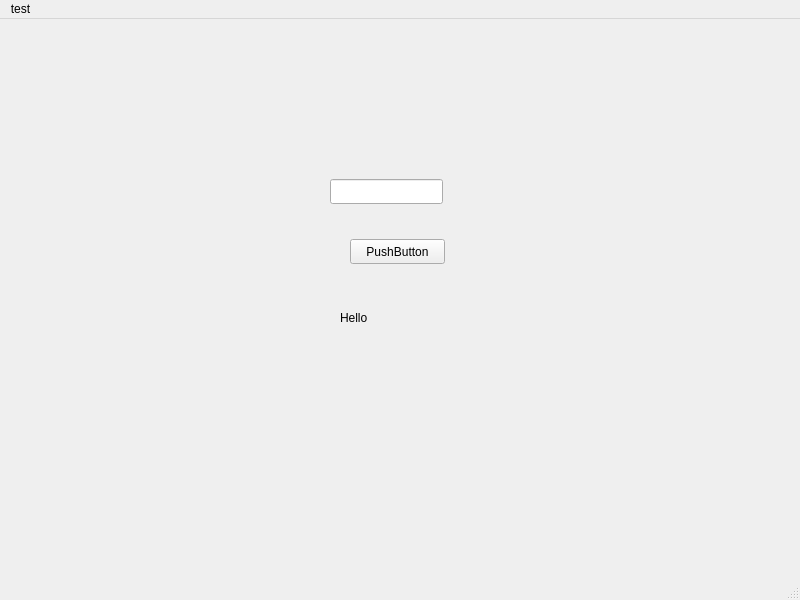
<?xml version="1.0" encoding="UTF-8"?>
<ui version="4.0">
 <class>MainWindow</class>
 <widget class="QMainWindow" name="MainWindow">
  <property name="geometry">
   <rect>
    <x>0</x>
    <y>0</y>
    <width>800</width>
    <height>600</height>
   </rect>
  </property>
  <property name="windowTitle">
   <string>MainWindow</string>
  </property>
  <widget class="QWidget" name="centralwidget">
   <widget class="QPushButton" name="btn_valider">
    <property name="geometry">
     <rect>
      <x>350</x>
      <y>220</y>
      <width>95</width>
      <height>25</height>
     </rect>
    </property>
    <property name="text">
     <string>PushButton</string>
    </property>
   </widget>
   <widget class="QLineEdit" name="input_nom">
    <property name="geometry">
     <rect>
      <x>330</x>
      <y>160</y>
      <width>113</width>
      <height>25</height>
     </rect>
    </property>
   </widget>
   <widget class="QLabel" name="label_resultat">
    <property name="geometry">
     <rect>
      <x>340</x>
      <y>290</y>
      <width>67</width>
      <height>17</height>
     </rect>
    </property>
    <property name="text">
     <string>Hello</string>
    </property>
   </widget>
  </widget>
  <widget class="QMenuBar" name="menubar">
   <property name="geometry">
    <rect>
     <x>0</x>
     <y>0</y>
     <width>800</width>
     <height>22</height>
    </rect>
   </property>
   <widget class="QMenu" name="menutest">
    <property name="title">
     <string>test</string>
    </property>
   </widget>
   <addaction name="menutest"/>
  </widget>
  <widget class="QStatusBar" name="statusbar"/>
 </widget>
 <resources/>
 <connections/>
</ui>
